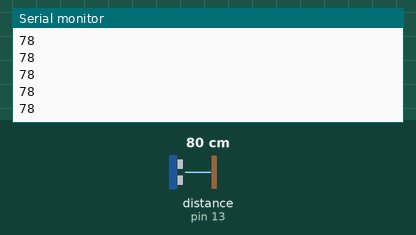
Recording of a sketch running on a simulated Arduino Uno, built with avr-gcc and run on an emulated ATmega328P. Parts: the last lines printed to the serial monitor. Wiring (inferred from the names in the program): ultrasonic range finder: trigger pin 12; echo pin 13. Inputs (shaded band) come from the test bench; at power-on: distance to the obstacle (sensor on pin 13) 80 cm. The echo pulse lasts 58.3 µs per cm.

Above: at 1.2 s.
1.3 s: distance to the obstacle (sensor on pin 13) set to 2 cm
At 1.8 s:
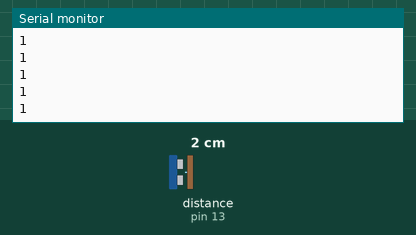
2.8 s: distance to the obstacle (sensor on pin 13) set to 4 cm
At 3.3 s:
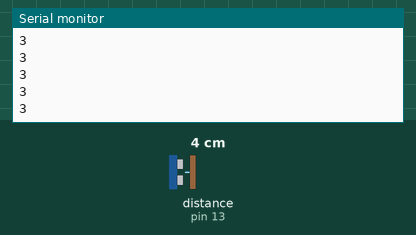
Timing chart, 0 to 5.8 s (numbered marks = the images above; inputs shaded):
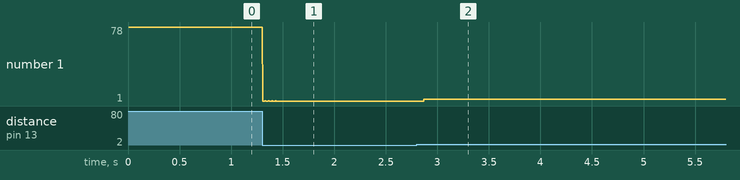

The sketch:

Sensor.ino
```cpp
 const int echo = 13;
 const int trig = 12;

 int duration = 0;
 int distance = 0;

 void setup() {

     pinMode(trig, OUTPUT);
     pinMode(echo, INPUT);
     Serial.begin(9600);
 }
 void loop() {

     digitalWrite(trig, HIGH);
     delayMicroseconds(1000);
     digitalWrite(trig, LOW);

     duration = pulseIn(echo, HIGH); //ดึงสัญญาณมา
     distance = (duration*0.034) / 2; //เวลาคูณด้วยความเร็ว
     Serial.println(distance);
 }
```

Measured:
- after the input at 1.3 s, the serial monitor: prints a new line at once (image 1)
- after the input at 2.8 s, the serial monitor: prints a new line after 0.07 s (image 2)
- plotted number 1: 78 → 1 after the input at 1.3 s, 1 → 3 after the input at 2.8 s
